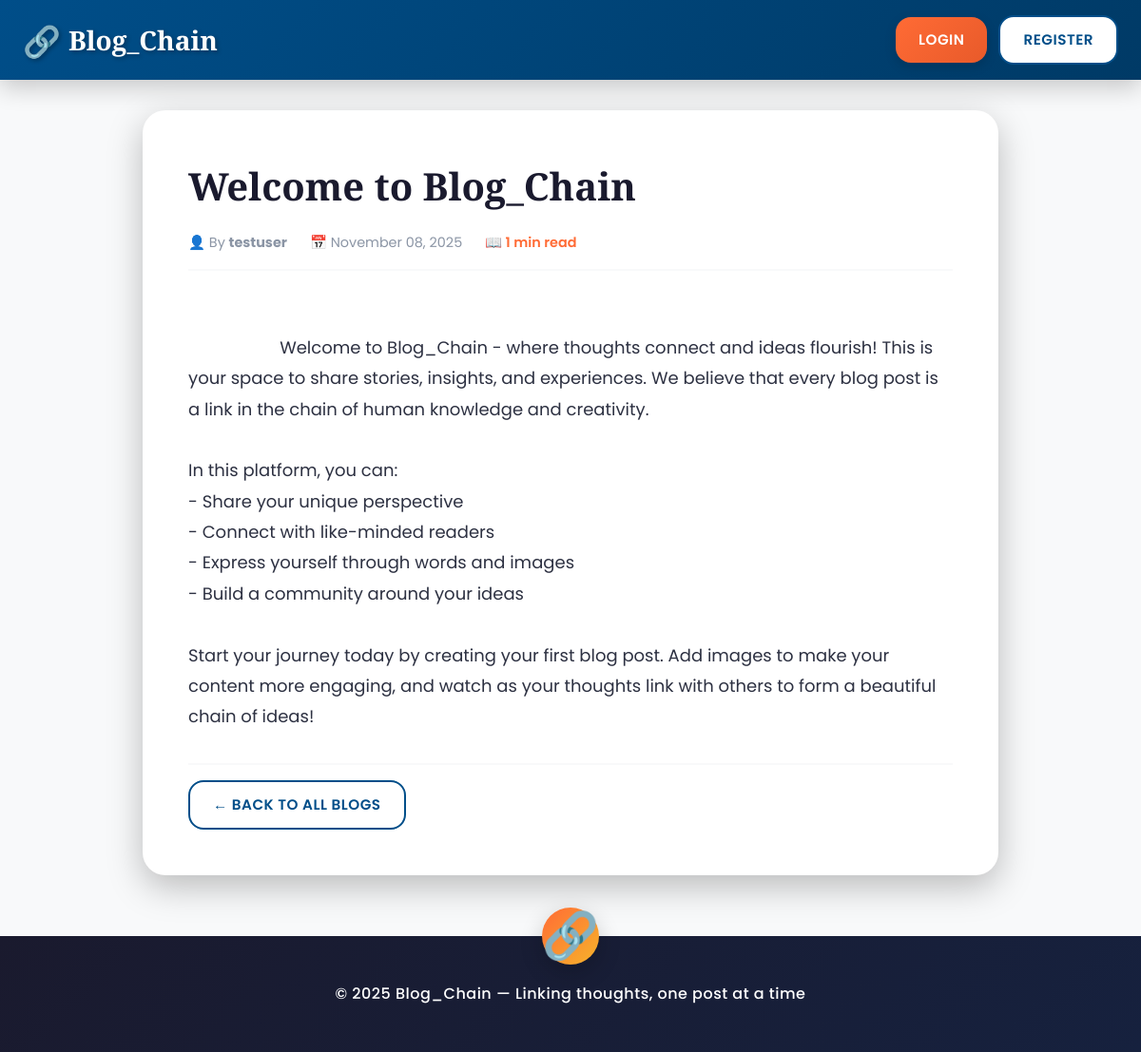
Page /view.php?id=1 on the committed database.
### tables this page shows
CREATE TABLE IF NOT EXISTS blogPost (
    id INT AUTO_INCREMENT PRIMARY KEY,
    user_id INT NOT NULL,
    title VARCHAR(255) NOT NULL,
    content TEXT NOT NULL,
    image VARCHAR(255) DEFAULT NULL,
    created_at TIMESTAMP DEFAULT CURRENT_TIMESTAMP,
    updated_at TIMESTAMP DEFAULT CURRENT_TIMESTAMP ON UPDATE CURRENT_TIMESTAMP,
    FOREIGN KEY (user_id) REFERENCES user(id) ON DELETE CASCADE
);

CREATE TABLE IF NOT EXISTS user (
    id INT AUTO_INCREMENT PRIMARY KEY,
    username VARCHAR(50) NOT NULL UNIQUE,
    email VARCHAR(100) NOT NULL UNIQUE,
    password VARCHAR(255) NOT NULL,
    role VARCHAR(20) DEFAULT 'user',
    created_at TIMESTAMP DEFAULT CURRENT_TIMESTAMP
);

### config.php (called while the page is built, shortened)
<?php
function isLoggedIn() {
    return isset($_SESSION['user_id']) && !empty($_SESSION['user_id']);
}
function formatDate($date) {
    return date('F d, Y', strtotime($date));
}
?>

### view.php (the view, shortened to what this page needs)
<?php
require_once 'config.php';
$blog_id = isset($_GET['id']) ? intval($_GET['id']) : 0;
$stmt = $conn->prepare("SELECT b.*, u.username FROM blogPost b
                        JOIN user u ON b.user_id = u.id
                        WHERE b.id = ?");
$stmt->bind_param("i", $blog_id);
$stmt->execute();
$result = $stmt->get_result();
$blog = $result->fetch_assoc();
$content = $blog['content'];
$content = str_replace(['\r\n', '\n\r', '\n', '\r', '\\r\\n', '\\n'], "\n", $content);
?>
<!DOCTYPE html>
<html lang="en">
<head>
    <link rel="stylesheet" href="css/style.css">
</head>
<body>
    <nav class="navbar">
        <div class="container">
            <div class="nav-brand">
                <a href="index.php"><?php echo SITE_NAME; ?></a>
            </div>
            <div class="nav-menu">
                <?php if (isLoggedIn()): ?>
                    <span>Welcome, <strong><?php echo htmlspecialchars($_SESSION['username']); ?></strong></span>
                    <a href="create.php" class="btn btn-primary">✍️ Create Blog</a>
                    <a href="logout.php" class="btn btn-secondary">Logout</a>
                <?php else: ?>
                    <a href="login.php" class="btn btn-primary">Login</a>
                    <a href="register.php" class="btn btn-secondary">Register</a>
                <?php endif; ?>
            </div>
        </div>
    </nav>
    <div class="container">
        <div class="blog-view">
            <div class="blog-view-wrapper">
                <h1 class="blog-view-title">
                    <?php echo htmlspecialchars($blog['title']); ?>
                </h1>
                <div class="blog-view-meta">
                    <span>👤 By <strong><?php echo htmlspecialchars($blog['username']); ?></strong></span>
                    <span>📅 <?php echo formatDate($blog['created_at']); ?></span>
                </div>
                <div class="blog-view-content">
                    <?php
                    echo htmlspecialchars($content);
                    ?>
                </div>
                <div class="back-link">
                    <a href="index.php" class="btn btn-secondary">← Back to All Blogs</a>
                </div>
            </div>
        </div>
    </div>
    <footer>
        <p>&copy; 2025 <?php echo SITE_NAME; ?> &mdash; <?php echo SITE_TAGLINE; ?></p>
    </footer>
</body>
</html>

### css/style.css (style rules this page uses)
:root { --primary: #FF6B35; --primary-dark: #E85A2A; --secondary: #004E89; --secondary-dark: #003A66; --accent: #F7B32B; --success: #28A745; --danger: #DC3545; --dark: #1A1A2E; --text: #2D3142; --text-light: #4F5D75; --text-muted: #8B95A5; --light: #F8F9FA; --white: #FFFFFF; --shadow-sm: 0 2px 4px rgba(0,0,0,0.1); --shadow-md: 0 4px 12px rgba(0,0,0,0.15); --shadow-lg: 0 8px 24px rgba(0,0,0,0.2); --shadow-xl: 0 12px 36px rgba(0,0,0,0.25); --radius-sm: 0.5rem; --radius-md: 1rem; --radius-lg: 1.5rem; }
* { margin: 0; padding: 0; box-sizing: border-box; }
html { scroll-behavior: smooth; }
body { font-family: 'Poppins', sans-serif; line-height: 1.6; color: var(--text); background: var(--light); }
.container { max-width: 1200px; margin: 0 auto; padding: 0 1.5rem; }
.navbar { background: linear-gradient(135deg, var(--secondary) 0%, var(--secondary-dark) 100%); color: var(--white); padding: 1rem 0; box-shadow: var(--shadow-lg); position: sticky; top: 0; z-index: 1000; }
.navbar .container { display: flex; justify-content: space-between; align-items: center; gap: 1rem; }
.nav-brand a { font-family: 'Playfair Display', serif; font-size: 1.75rem; font-weight: 900; color: var(--white); display: flex; align-items: center; gap: 0.5rem; text-decoration: none; text-shadow: 2px 2px 4px rgba(0,0,0,0.3); }
.nav-brand a::before { content: '🔗'; font-size: 2rem; animation: swing 2s ease-in-out infinite; }
.nav-menu { display: flex; gap: 0.75rem; align-items: center; flex-wrap: wrap; }
.btn { display: inline-flex; align-items: center; justify-content: center; gap: 0.5rem; padding: 0.75rem 1.5rem; border: none; border-radius: var(--radius-md); font-weight: 600; font-size: 0.95rem; cursor: pointer; transition: all 0.3s ease; text-decoration: none; text-transform: uppercase; letter-spacing: 0.5px; }
.btn-primary { background: linear-gradient(135deg, var(--primary) 0%, var(--primary-dark) 100%); color: var(--white); box-shadow: var(--shadow-md); }
.btn-secondary { background: var(--white); color: var(--secondary); border: 2px solid var(--secondary); }
.blog-view { max-width: 900px; margin: 2rem auto; background: var(--white); border-radius: var(--radius-lg); overflow: hidden; box-shadow: var(--shadow-xl); }
.blog-view-wrapper { padding: 3rem; }
.blog-view-title { font-size: 2.5rem; margin-bottom: 1rem; color: var(--dark); font-family: 'Playfair Display', serif; }
.blog-view-meta { display: flex; gap: 1.5rem; margin-bottom: 2rem; padding-bottom: 1rem; border-bottom: 2px solid var(--light); color: var(--text-muted); font-size: 0.9rem; flex-wrap: wrap; }
.blog-view-content { font-size: 1.125rem; line-height: 1.8; color: var(--text); margin-bottom: 2rem; white-space: pre-wrap; word-wrap: break-word; }
.back-link { padding-top: 1rem; border-top: 2px solid var(--light); }
footer { background: linear-gradient(135deg, var(--dark) 0%, #16213E 100%); color: var(--white); text-align: center; padding: 3rem 1rem; margin-top: 4rem; position: relative; }
footer::before { content: '🔗'; position: absolute; top: -30px; left: 50%; transform: translateX(-50%); font-size: 3rem; background: linear-gradient(135deg, var(--primary), var(--accent)); width: 60px; height: 60px; display: flex; align-items: center; justify-content: center; border-radius: 50%; box-shadow: var(--shadow-lg); }
footer p { font-size: 1rem; font-weight: 500; letter-spacing: 0.5px; }

### rows in the picture
blogpost: title "Welcome to Blog_Chain", user.username "testuser", created_at "November 08, 2025", content "Welcome to Blog_Chain - where thoughts connect and ideas flourish! This is your space to share stories, insights, and experiences. We believe that every blog post is a link in the chain of human knowledge and creativity. In this platform, you can: - Share your unique perspective - Connect with like-minded readers - Express yourself through words and images - Build a community around your ideas Start your journey today by creating your first blog post. Add images to make your content more engaging, and watch as your thoughts link with others to form a beautiful chain of ideas!"

### other values in the picture
SITE_NAME "Blog_Chain"
SITE_TAGLINE "Linking thoughts, one post at a time"
